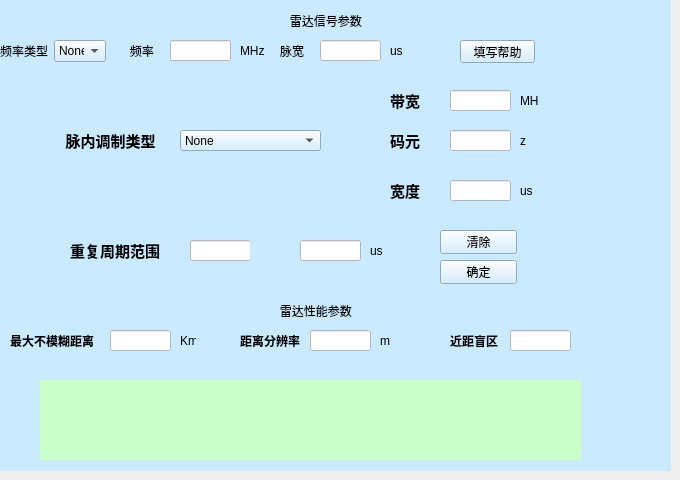
    <widget class="QWidget" name="tab_4">
     <attribute name="title">
      <string>抖动/滑变</string>
     </attribute>
     <widget class="QWidget" name="widget_10" native="true">
      <property name="geometry">
       <rect>
        <x>0</x>
        <y>290</y>
        <width>671</width>
        <height>181</height>
       </rect>
      </property>
      <property name="styleSheet">
       <string notr="true">background-color: rgb(202, 234, 255);</string>
      </property>
      <widget class="QLabel" name="label_58">
       <property name="geometry">
        <rect>
         <x>270</x>
         <y>10</y>
         <width>111</width>
         <height>21</height>
        </rect>
       </property>
       <property name="text">
        <string>   雷达性能参数</string>
       </property>
      </widget>
      <widget class="QLabel" name="label_59">
       <property name="geometry">
        <rect>
         <x>10</x>
         <y>30</y>
         <width>91</width>
         <height>41</height>
        </rect>
       </property>
       <property name="font">
        <font>
         <family>Aharoni</family>
         <pointsize>9</pointsize>
         <weight>75</weight>
         <bold>true</bold>
        </font>
       </property>
       <property name="text">
        <string>最大不模糊距离</string>
       </property>
      </widget>
      <widget class="QLabel" name="label_60">
       <property name="geometry">
        <rect>
         <x>240</x>
         <y>40</y>
         <width>71</width>
         <height>21</height>
        </rect>
       </property>
       <property name="font">
        <font>
         <family>Aharoni</family>
         <pointsize>9</pointsize>
         <weight>75</weight>
         <bold>true</bold>
        </font>
       </property>
       <property name="text">
        <string>距离分辨率</string>
       </property>
      </widget>
      <widget class="QLabel" name="label_61">
       <property name="geometry">
        <rect>
         <x>450</x>
         <y>30</y>
         <width>51</width>
         <height>41</height>
        </rect>
       </property>
       <property name="font">
        <font>
         <family>Aharoni</family>
         <pointsize>9</pointsize>
         <weight>75</weight>
         <bold>true</bold>
        </font>
       </property>
       <property name="text">
        <string>近距盲区</string>
       </property>
      </widget>
      <widget class="QLineEdit" name="lineEdit_27">
       <property name="geometry">
        <rect>
         <x>110</x>
         <y>40</y>
         <width>61</width>
         <height>21</height>
        </rect>
       </property>
       <property name="styleSheet">
        <string notr="true">background-color: rgb(255, 255, 255);</string>
       </property>
      </widget>
      <widget class="QLineEdit" name="lineEdit_28">
       <property name="geometry">
        <rect>
         <x>510</x>
         <y>40</y>
         <width>61</width>
         <height>21</height>
        </rect>
       </property>
       <property name="styleSheet">
        <string notr="true">background-color: rgb(255, 255, 255);</string>
       </property>
      </widget>
      <widget class="QLineEdit" name="lineEdit_29">
       <property name="geometry">
        <rect>
         <x>310</x>
         <y>40</y>
         <width>61</width>
         <height>21</height>
        </rect>
       </property>
       <property name="styleSheet">
        <string notr="true">background-color: rgb(255, 255, 255);</string>
       </property>
      </widget>
      <widget class="QLabel" name="label_62">
       <property name="geometry">
        <rect>
         <x>180</x>
         <y>40</y>
         <width>16</width>
         <height>21</height>
        </rect>
       </property>
       <property name="text">
        <string>Km</string>
       </property>
      </widget>
      <widget class="QLabel" name="label_63">
       <property name="geometry">
        <rect>
         <x>380</x>
         <y>40</y>
         <width>16</width>
         <height>21</height>
        </rect>
       </property>
       <property name="text">
        <string>m</string>
       </property>
      </widget>
      <widget class="QWidget" name="widget_11" native="true">
       <property name="geometry">
        <rect>
         <x>40</x>
         <y>90</y>
         <width>541</width>
         <height>80</height>
        </rect>
       </property>
       <property name="styleSheet">
        <string notr="true">background-color: rgb(202, 255, 202);</string>
       </property>
      </widget>
     </widget>
     <widget class="QWidget" name="widget_12" native="true">
      <property name="geometry">
       <rect>
        <x>0</x>
        <y>0</y>
        <width>671</width>
        <height>291</height>
       </rect>
      </property>
      <property name="styleSheet">
       <string notr="true">background-color: rgb(202, 234, 255);</string>
      </property>
      <widget class="QLabel" name="label_68">
       <property name="geometry">
        <rect>
         <x>280</x>
         <y>10</y>
         <width>111</width>
         <height>21</height>
        </rect>
       </property>
       <property name="text">
        <string>   雷达信号参数</string>
       </property>
      </widget>
      <widget class="QLabel" name="label_69">
       <property name="geometry">
        <rect>
         <x>120</x>
         <y>40</y>
         <width>51</width>
         <height>21</height>
        </rect>
       </property>
       <property name="text">
        <string>   频率</string>
       </property>
      </widget>
      <widget class="QLineEdit" name="lineEdit_33">
       <property name="geometry">
        <rect>
         <x>170</x>
         <y>40</y>
         <width>61</width>
         <height>21</height>
        </rect>
       </property>
       <property name="styleSheet">
        <string notr="true">background-color: rgb(255, 255, 255);</string>
       </property>
      </widget>
      <widget class="QLabel" name="label_70">
       <property name="geometry">
        <rect>
         <x>240</x>
         <y>40</y>
         <width>31</width>
         <height>21</height>
        </rect>
       </property>
       <property name="text">
        <string>MHz</string>
       </property>
      </widget>
      <widget class="QLabel" name="label_71">
       <property name="geometry">
        <rect>
         <x>280</x>
         <y>40</y>
         <width>31</width>
         <height>21</height>
        </rect>
       </property>
       <property name="text">
        <string>脉宽</string>
       </property>
      </widget>
      <widget class="QLineEdit" name="lineEdit_34">
       <property name="geometry">
        <rect>
         <x>320</x>
         <y>40</y>
         <width>61</width>
         <height>21</height>
        </rect>
       </property>
       <property name="styleSheet">
        <string notr="true">background-color: rgb(255, 255, 255);</string>
       </property>
      </widget>
      <widget class="QLabel" name="label_72">
       <property name="geometry">
        <rect>
         <x>390</x>
         <y>40</y>
         <width>31</width>
         <height>21</height>
        </rect>
       </property>
       <property name="text">
        <string>us</string>
       </property>
      </widget>
      <widget class="QLabel" name="label_73">
       <property name="geometry">
        <rect>
         <x>460</x>
         <y>40</y>
         <width>31</width>
         <height>21</height>
        </rect>
       </property>
       <property name="text">
        <string/>
       </property>
      </widget>
      <widget class="QPushButton" name="pushButton_7">
       <property name="geometry">
        <rect>
         <x>460</x>
         <y>40</y>
         <width>75</width>
         <height>23</height>
        </rect>
       </property>
       <property name="text">
        <string>填写帮助</string>
       </property>
      </widget>
      <widget class="QWidget" name="widget_13" native="true">
       <property name="geometry">
        <rect>
         <x>10</x>
         <y>70</y>
         <width>661</width>
         <height>141</height>
        </rect>
       </property>
       <widget class="QLabel" name="label_76">
        <property name="geometry">
         <rect>
          <x>40</x>
          <y>50</y>
          <width>111</width>
          <height>41</height>
         </rect>
        </property>
        <property name="font">
         <font>
          <family>Aharoni</family>
          <pointsize>11</pointsize>
          <weight>75</weight>
          <bold>true</bold>
         </font>
        </property>
        <property name="text">
         <string>    脉内调制类型</string>
        </property>
       </widget>
       <widget class="QComboBox" name="comboBox_6">
        <property name="geometry">
         <rect>
          <x>170</x>
          <y>60</y>
          <width>141</width>
          <height>21</height>
         </rect>
        </property>
        <item>
         <property name="text">
          <string>None</string>
         </property>
        </item>
        <item>
         <property name="text">
          <string>固定频率</string>
         </property>
        </item>
        <item>
         <property name="text">
          <string>线性/非线性调频</string>
         </property>
        </item>
        <item>
         <property name="text">
          <string>二相/四相编码</string>
         </property>
        </item>
       </widget>
       <widget class="QLabel" name="label_77">
        <property name="geometry">
         <rect>
          <x>380</x>
          <y>20</y>
          <width>71</width>
          <height>21</height>
         </rect>
        </property>
        <property name="font">
         <font>
          <family>Aharoni</family>
          <pointsize>11</pointsize>
          <weight>75</weight>
          <bold>true</bold>
         </font>
        </property>
        <property name="text">
         <string>带宽</string>
        </property>
       </widget>
       <widget class="QLabel" name="label_78">
        <property name="geometry">
         <rect>
          <x>380</x>
          <y>60</y>
          <width>51</width>
          <height>21</height>
         </rect>
        </property>
        <property name="font">
         <font>
          <family>Aharoni</family>
          <pointsize>11</pointsize>
          <weight>75</weight>
          <bold>true</bold>
         </font>
        </property>
        <property name="text">
         <string>码元</string>
        </property>
       </widget>
       <widget class="QLabel" name="label_79">
        <property name="geometry">
         <rect>
          <x>380</x>
          <y>110</y>
          <width>51</width>
          <height>21</height>
         </rect>
        </property>
        <property name="font">
         <font>
          <family>Aharoni</family>
          <pointsize>11</pointsize>
          <weight>75</weight>
          <bold>true</bold>
         </font>
        </property>
        <property name="text">
         <string>宽度</string>
        </property>
       </widget>
       <widget class="QLineEdit" name="lineEdit_36">
        <property name="geometry">
         <rect>
          <x>440</x>
          <y>20</y>
          <width>61</width>
          <height>21</height>
         </rect>
        </property>
        <property name="styleSheet">
         <string notr="true">background-color: rgb(255, 255, 255);</string>
        </property>
       </widget>
       <widget class="QLineEdit" name="lineEdit_37">
        <property name="geometry">
         <rect>
          <x>440</x>
          <y>60</y>
          <width>61</width>
          <height>21</height>
         </rect>
        </property>
        <property name="styleSheet">
         <string notr="true">background-color: rgb(255, 255, 255);</string>
        </property>
       </widget>
       <widget class="QLineEdit" name="lineEdit_38">
        <property name="geometry">
         <rect>
          <x>440</x>
          <y>110</y>
          <width>61</width>
          <height>21</height>
         </rect>
        </property>
        <property name="styleSheet">
         <string notr="true">background-color: rgb(255, 255, 255);</string>
        </property>
       </widget>
       <widget class="QLabel" name="label_80">
        <property name="geometry">
         <rect>
          <x>510</x>
          <y>20</y>
          <width>31</width>
          <height>21</height>
         </rect>
        </property>
        <property name="text">
         <string>MH</string>
        </property>
       </widget>
       <widget class="QLabel" name="label_81">
        <property name="geometry">
         <rect>
          <x>510</x>
          <y>60</y>
          <width>31</width>
          <height>21</height>
         </rect>
        </property>
        <property name="text">
         <string>z</string>
        </property>
       </widget>
       <widget class="QLabel" name="label_82">
        <property name="geometry">
         <rect>
          <x>510</x>
          <y>110</y>
          <width>31</width>
          <height>21</height>
         </rect>
        </property>
        <property name="text">
         <string>us</string>
        </property>
       </widget>
      </widget>
      <widget class="QLabel" name="label_83">
       <property name="geometry">
        <rect>
         <x>70</x>
         <y>230</y>
         <width>101</width>
         <height>41</height>
        </rect>
       </property>
       <property name="font">
        <font>
         <family>Aharoni</family>
         <pointsize>11</pointsize>
         <weight>75</weight>
         <bold>true</bold>
        </font>
       </property>
       <property name="text">
        <string>重复周期范围</string>
       </property>
      </widget>
      <widget class="QLineEdit" name="lineEdit_39">
       <property name="geometry">
        <rect>
         <x>300</x>
         <y>240</y>
         <width>61</width>
         <height>21</height>
        </rect>
       </property>
       <property name="styleSheet">
        <string notr="true">background-color: rgb(255, 255, 255);</string>
       </property>
      </widget>
      <widget class="QWidget" name="layoutWidget_15">
       <property name="geometry">
        <rect>
         <x>0</x>
         <y>40</y>
         <width>106</width>
         <height>22</height>
        </rect>
       </property>
       <layout class="QHBoxLayout" name="horizontalLayout_3">
        <item>
         <widget class="QLabel" name="label_85">
          <property name="text">
           <string>频率类型</string>
          </property>
         </widget>
        </item>
        <item>
         <widget class="QComboBox" name="comboBox_7">
          <item>
           <property name="text">
            <string>None</string>
           </property>
          </item>
          <item>
           <property name="text">
            <string>固定</string>
           </property>
          </item>
          <item>
           <property name="text">
            <string>捷变</string>
           </property>
          </item>
         </widget>
        </item>
       </layout>
      </widget>
      <widget class="QWidget" name="layoutWidget_16">
       <property name="geometry">
        <rect>
         <x>440</x>
         <y>230</y>
         <width>77</width>
         <height>54</height>
        </rect>
       </property>
       <layout class="QVBoxLayout" name="verticalLayout_3">
        <item>
         <widget class="QPushButton" name="pushButton_8">
          <property name="text">
           <string>清除</string>
          </property>
         </widget>
        </item>
        <item>
         <widget class="QPushButton" name="pushButton_9">
          <property name="text">
           <string>确定</string>
          </property>
         </widget>
        </item>
       </layout>
      </widget>
      <widget class="QLineEdit" name="lineEdit_40">
       <property name="geometry">
        <rect>
         <x>190</x>
         <y>240</y>
         <width>61</width>
         <height>21</height>
        </rect>
       </property>
       <property name="styleSheet">
        <string notr="true">background-color: rgb(255, 255, 255);</string>
       </property>
      </widget>
      <widget class="QLabel" name="label_74">
       <property name="geometry">
        <rect>
         <x>370</x>
         <y>240</y>
         <width>31</width>
         <height>21</height>
        </rect>
       </property>
       <property name="text">
        <string>us</string>
       </property>
      </widget>
      <widget class="QWidget" name="widget_34" native="true">
       <property name="geometry">
        <rect>
         <x>250</x>
         <y>230</y>
         <width>41</width>
         <height>41</height>
        </rect>
       </property>
       <property name="styleSheet">
        <string notr="true">image: url(:/new/prefix1/images/bolangxian.PNG);</string>
       </property>
      </widget>
     </widget>
    </widget>
